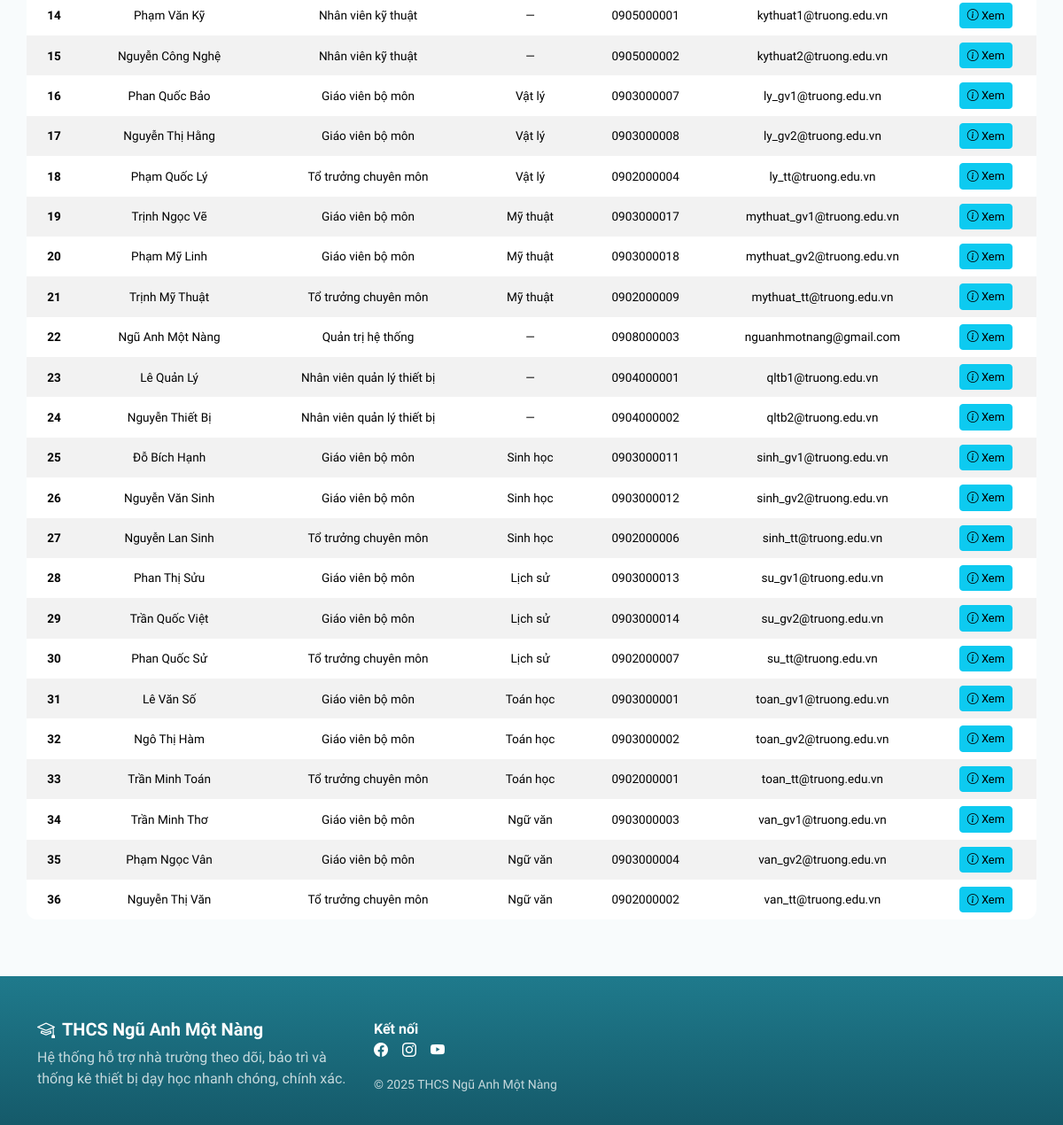
/index.php?page=ds_giaovien_nhanvien (signed in, lower part), run on an earlier commit of the app's database.
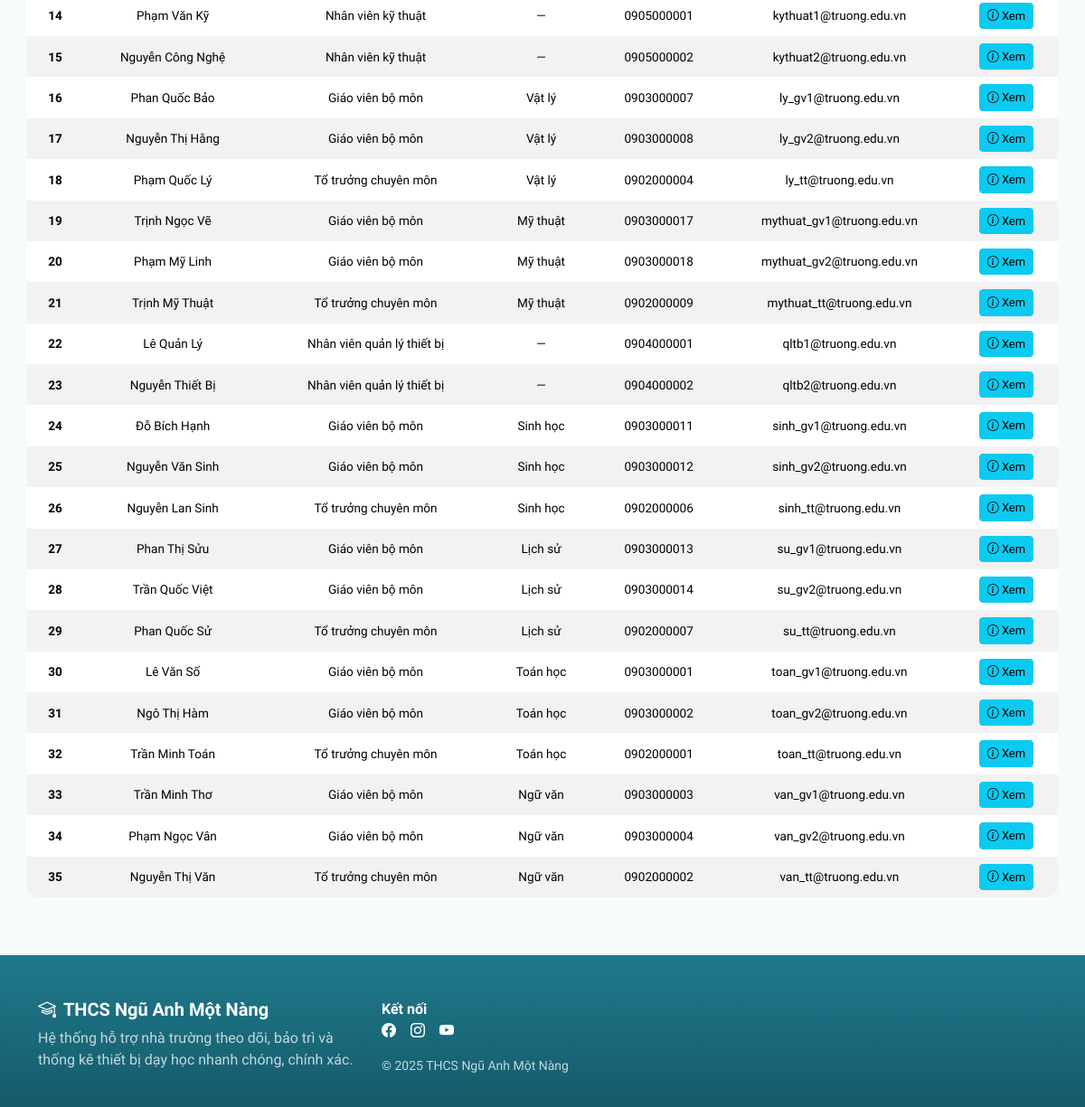
And on a later commit of the database.
### tables this page shows
CREATE TABLE `nguoidung` (
  `maNguoiDung` int(11) NOT NULL,
  `tenDangNhap` varchar(255) NOT NULL,
  `matKhau` varchar(255) NOT NULL,
  `hoTen` varchar(255) DEFAULT NULL,
  `email` varchar(255) DEFAULT NULL,
  `soDienThoai` varchar(255) DEFAULT NULL,
  `maBoMon` int(11) DEFAULT NULL,
  `maVaiTro` int(11) DEFAULT NULL
);

CREATE TABLE `vaitro` (
  `maVaiTro` int(11) NOT NULL,
  `tenVaiTro` varchar(255) DEFAULT NULL,
  `moTa` text DEFAULT NULL
);

CREATE TABLE `bomon` (
  `maBoMon` int(11) NOT NULL,
  `tenBoMon` varchar(100) NOT NULL,
  `moTa` text DEFAULT NULL
);

### App/Models/mNguoiDung.php (called while the page is built, shortened)
<?php
class modelNguoiDung {
    public function selectAllNguoiDung() {
        $p = new clsKetNoi();
        $truyvan = "SELECT * FROM nguoidung nd
                    LEFT JOIN bomon bm ON bm.maBoMon = nd.maBoMon
                    LEFT JOIN vaitro vt ON vt.maVaiTro = nd.maVaiTro
                    ORDER BY tenDangNhap";
        $con = $p->moketnoi();
        $kq = mysqli_query($con, $truyvan);
        return $kq;
    }
}
?>

### App/Controllers/cNguoiDung.php (called while the page is built, shortened)
<?php
include_once('App/Models/mNguoiDung.php');
class controlNguoiDung {
    public function getAllNguoiDung() {
        $p = new modelNguoiDung();
        $kq = $p->selectAllNguoiDung();
        if(mysqli_num_rows($kq) > 0) {
            return $kq;
        } else {
            return false;
        }
    }
}
?>

### App/Views/hieutruong/thongtin_giaovien_nhanvien/ds_giaovien_nhanvien.php (the view, shortened to what this page needs)
<div class="d-flex justify-content-center">
    <div class="table-responsive my-5" style="width: 95%;">
        <table class="table table-striped table-hover table-borderless align-middle" style="font-size: 0.85em;">
            <tbody>
            <?php
            include_once('App/Controllers/cNguoiDung.php');
            $p = new controlNguoiDung();
            if(isset($_GET['keyword'])) {
                $keyword = $_GET['keyword'];
                $kq = $p->searchNguoiDung($keyword);
            } else {
                $kq = $p->getAllNguoiDung();
            }
            if ($kq && $kq->num_rows > 0) {
                $dem = 0;
                while ($r = $kq->fetch_assoc()) {
                    if ($r['maVaiTro'] == 1) continue;
                    $dem++;
                    echo '<tr>';
                        echo '<td class="text-center"><strong>' . $dem . '</strong></td>';
                        echo '<td class="text-center">' . $r['hoTen'] . '</td>';
                        echo '<td class="text-center">' . $r['tenVaiTro'] . '</td>';
                        echo '<td class="text-center">';
                            echo ($r['tenBoMon'] === NULL) ? '—' : $r['tenBoMon'];
                        echo '</td>';
                        echo '<td class="text-center">' . $r['soDienThoai'] . '</td>';
                        echo '<td class="text-center">' . $r['email'] . '</td>';
                        echo '<td class="text-center">';
                            echo '<a href="index.php?page=xem_giaovien_nhanvien&maNguoiDung=' . $r['maNguoiDung'] . '" class="btn btn-sm btn-info" style="font-size: 0.95em;"><i class="bi bi-info-circle"></i> Xem</a>';
                        echo '</td>';
                    echo '</tr>';
                }  if ($dem == 0) {
                    echo '<tr><td colspan="10"><h5 class="text-center text-muted">Hiện chưa có giáo viên/nhân viên nào. Vui lòng quay lại sau.</h5></td></tr>';
                }
            } else {
                echo '<tr><td colspan="8"><h5 class="text-center text-muted">Hiện chưa có giáo viên/nhân viên nào. Vui lòng quay lại sau.</h5></td></tr>';
            }
            ?>
            </tbody>
        </table>
    </div>
</div>

What changed in the data, as far as the page shows it:
removed nguoidung: hoTen "Ngũ Anh Một Nàng", maVaiTro.tenVaiTro "Quản trị hệ thống", soDienThoai "0908000003", email "nguanhmotnang@gmail.com"
